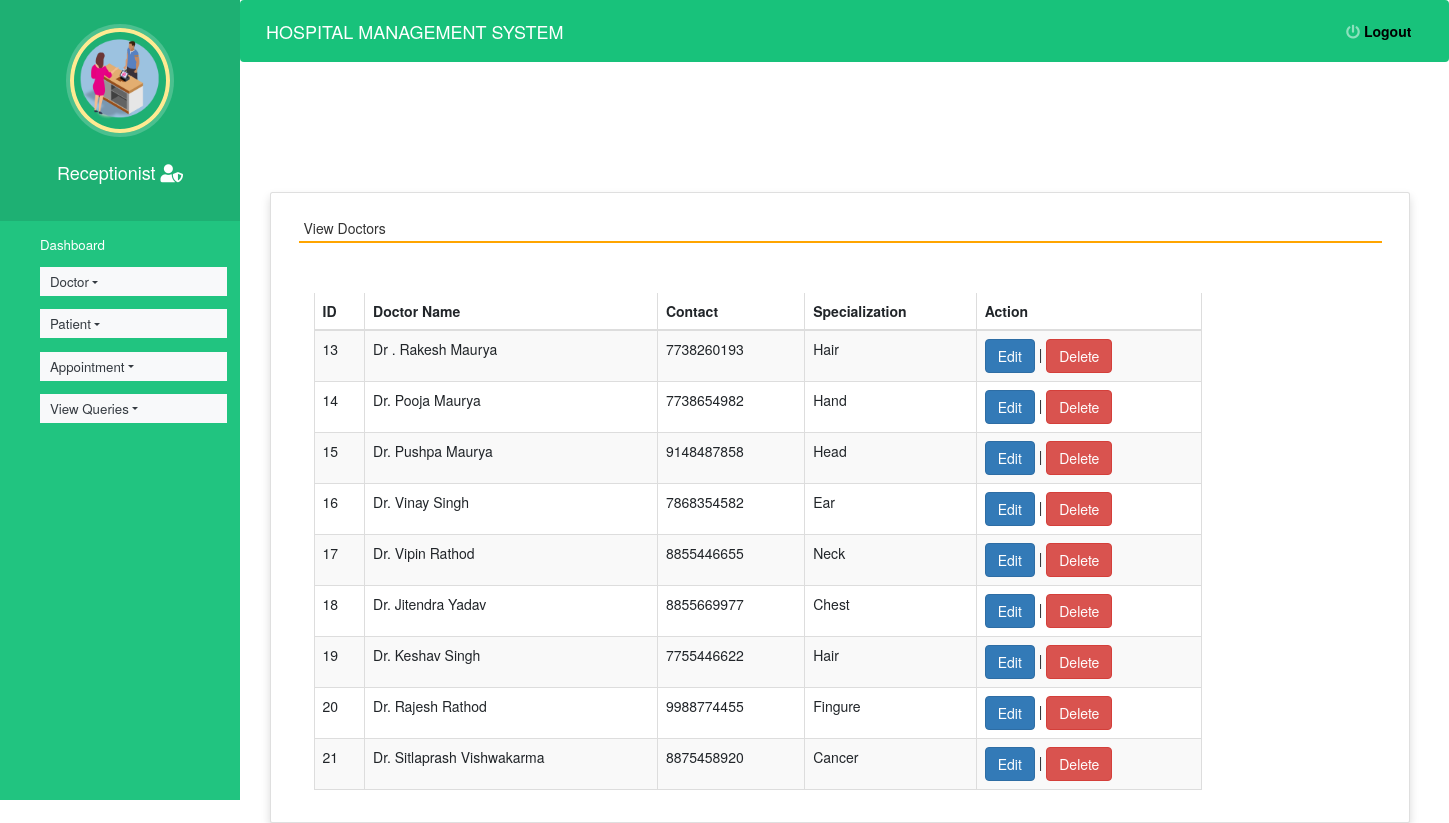
/view_doctor/ (signed in), run on the app's committed database.
### hospitals/models.py (models this page shows, shortened)
class Doctor(models.Model):
    name = models.CharField(max_length=50)
    mobile = models.IntegerField()
    special = models.CharField(max_length=50)

### hospitals/views.py (the view)
# urls.py: path('view_doctor/', view_doctor, name='view_doctor'),
def view_doctor(request):
    if not request.user.is_staff:
        return redirect('login')
    doc = Doctor.objects.all()
    d = {'doc':doc}
    return render(request,'view_doctor.html', d)

### hospitals/templates/view_doctor.html (shortened to what this page needs)
{% extends 'admin_nav.html' %}
{% load static %}
{% block content %}
<head>
 <link rel="stylesheet" href="https://maxcdn.bootstrapcdn.com/bootstrap/3.4.1/css/bootstrap.min.css">
  <link rel="stylesheet" href="https://cdnjs.cloudflare.com/ajax/libs/font-awesome/4.7.0/css/font-awesome.min.css">
  <link rel="stylesheet" href="https://use.fontawesome.com/releases/v5.6.3/css/all.css">
</head>
<br><br><br><br>
<div class="container card shadow m-5">
    <div class="card-body">
        <h5 class="p-2" style="border-bottom: 2px solid orange">View Doctors</h5>
		<div class="container mt-5">
			<div class="table-responsive">
		<table id="example" class="table table-striped table-bordered table-sm" style="width:80%">
			<thead>
				<tr>
					<th>ID</th>
					<th>Doctor Name</th>
					<th>Contact</th>
					<th>Specialization</th>
                    <th>Action</th>
				</tr>
			</thead>
			<tbody>
            {% for i in doc %}
			<tr>
				<td>{{i.id}}</td>
				<td>{{i.name}}</td>
				<td>{{i.mobile}}</td>
				<td>{{i.special}}</td>
				<td><a href="{% url 'edit_doctor' i.id %}" class="btn btn-primary">Edit</a> |
				<a href="{% url 'delete_doctor' i.id %}" onclick="return confirm('Are you ready to delete this record ?')" class="btn btn-danger">Delete</a></td>
			</tr>
			{% endfor %}
			</tbody>
		</table>
				</div>
	 </div>
	</div>
</div>
{% endblock content %}

### hospitals/templates/admin_nav.html (shortened to what this page needs)
<!DOCTYPE html>
{% load static %}
<html lang="en">
<head>
  <link rel="stylesheet" href="https://stackpath.bootstrapcdn.com/bootstrap/4.3.1/css/bootstrap.min.css">
  <link rel="stylesheet" href="https://maxcdn.bootstrapcdn.com/font-awesome/4.7.0/css/font-awesome.min.css">
  <link rel="stylesheet" href="{% static 'style.css' %}">
</head>
<body>
  <nav class="menu" tabindex="0">
    <header class="avatar">
      <img src="{% static 'images/h8.png' %}" />
      <br><br>
      <h4 style="color : white"> Receptionist   <i class="fas fa-user-shield">  </i> </h4>
    </header>
    <ul>
      <li tabindex="0" class="icon-dashboard"> <a style="color:white; text-decoration:none;" href="{% url 'admin_home' %}"><span>Dashboard</span></a> </li>
      <li tabindex="0" class="nav-item dropdown icon-customers">
        <a href="" class="nav-link dropdown-toggle text-dark bg-light" id="navbardrop"
				data-toggle="dropdown" style="color:white; text-decoration:none;"> Doctor</a>
      </li>
      <li tabindex="0" class="nav-item dropdown icon-users">
        <a href="" class="nav-link dropdown-toggle text-dark bg-light" id="navbardrop"
				data-toggle="dropdown" style="color:white; text-decoration:none;"> Patient</a>
      </li>
      <li tabindex="0" class="nav-item dropdown icon-calendar">
        <a href="" class="nav-link dropdown-toggle text-dark bg-light" id="navbardrop"
				data-toggle="dropdown" style="color:white; text-decoration:none;"> Appointment</a>
      </li>
        <li tabindex="0" class="nav-item dropdown icon-calendar">
        <a href="" class="nav-link dropdown-toggle text-dark bg-light" id="navbardrop"
				data-toggle="dropdown" style="color:white; text-decoration:none;"> View Queries</a>
      </li>
    </ul>
  </nav>
  <main>
    <div class="bs-example">
      <nav class="navbar navbar-expand-md  navbar-dark fixed-top" style="background:#18c27b;">
        <a href="#" class="navbar-brand">HOSPITAL MANAGEMENT SYSTEM</a>
        <div class="collapse navbar-collapse justify-content-between" id="navbarCollapse">
          <div class="navbar-nav" style=" margin-left: 90%;">
            <a href="{% url 'logout' %}" class="nav-item nav-link"><i class="fas fa-power-off"></i> <b>Logout </b></a>
          </div>
        </div>
      </nav>
    </div>
    {% block content %}
    {% endblock content %}
  </main>
</body>
</html>

### hospitals/static/style.css (style rules this page uses)
body { padding-left: 240px; }
main { position: relative; height: 100vh; }
.menu { background: #21446B; height: 100vh; width: 240px; position: fixed; top: 0px; left: 0; z-index: 5; outline: none; }
.menu .avatar { background: rgba(0, 0, 0, 0.1); padding: 2em 0.5em; text-align: center; }
.menu .avatar img { width: 100px; border-radius: 50%; overflow: hidden; border: 4px solid #ffea92; box-shadow: 0 0 0 4px rgba(255, 255, 255, 0.2); }
.menu ul { list-style: none; padding: 0.5em 0; margin: 0; }
.menu ul li { padding: 0.5em 1em 0.5em 3em; font-size: 0.95em; font-weight: regular; background-repeat: no-repeat; background-position: left 15px center; background-size: auto 20px; transition: all 0.15s linear; cursor: pointer; }
.menu ul li.icon-dashboard { background-image: url("http://www.entypo.com/images//gauge.svg"); }
.menu ul li.icon-customers { background-image: url("http://www.entypo.com/images//briefcase.svg"); }
.menu ul li.icon-users { background-image: url("http://www.entypo.com/images//users.svg"); }
.menu ul li.icon-calendar { background-image: url("http://www.entypo.com/images//calendar.svg"); }

### data on the page
Doctor: id "13", name "Dr . Rakesh Maurya", mobile "7738260193", special "Hair"
Doctor: id "14", name "Dr. Pooja Maurya", mobile "7738654982", special "Hand"
Doctor: id "15", name "Dr. Pushpa Maurya", mobile "9148487858", special "Head"
Doctor: id "16", name "Dr. Vinay Singh", mobile "7868354582", special "Ear"
Doctor: id "17", name "Dr. Vipin Rathod", mobile "8855446655", special "Neck"
Doctor: id "18", name "Dr. Jitendra Yadav", mobile "8855669977", special "Chest"
Doctor: id "19", name "Dr. Keshav Singh", mobile "7755446622", special "Hair"
Doctor: id "20", name "Dr. Rajesh Rathod", mobile "9988774455", special "Fingure"
Doctor: id "21", name "Dr. Sitlaprash Vishwakarma", mobile "8875458920", special "Cancer"
